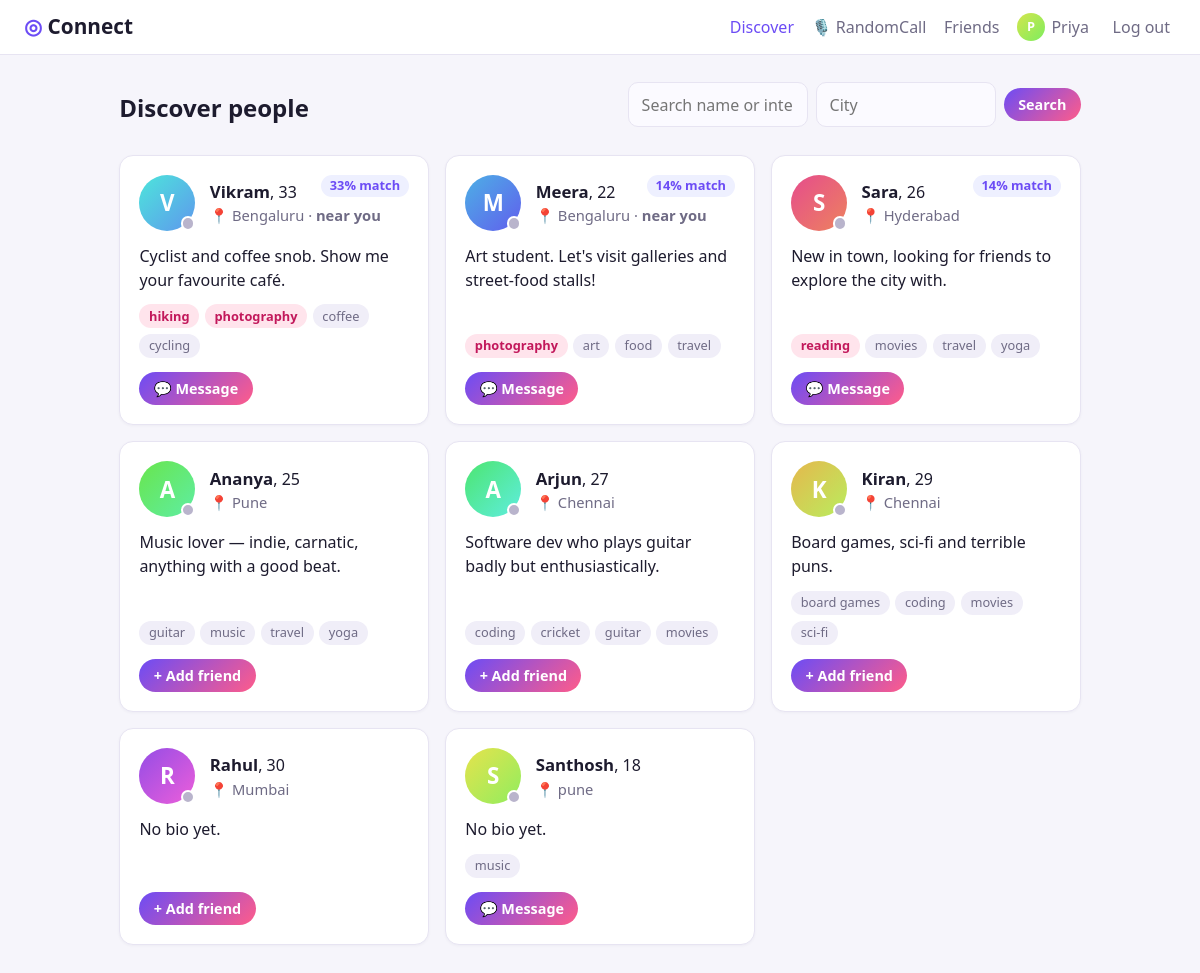
Screenshot of /discover (signed in) with the database file from the repository.
### tables this page shows
CREATE TABLE users (
    id            INTEGER PRIMARY KEY AUTOINCREMENT,
    username      TEXT UNIQUE NOT NULL,
    password_hash TEXT NOT NULL,
    display_name  TEXT NOT NULL,
    age           INTEGER NOT NULL,
    city          TEXT DEFAULT '',
    bio           TEXT DEFAULT '',
    interests     TEXT DEFAULT '',
    created_at    TEXT NOT NULL
, photo TEXT DEFAULT '', random_calls INTEGER NOT NULL DEFAULT 1);

### app.py (the view)
@app.route("/discover")
@login_required
def discover():
    me = g.user
    my_interests = parse_interests(me["interests"])
    my_city = (me["city"] or "").strip().lower()
    q = request.args.get("q", "").strip().lower()
    city = request.args.get("city", "").strip().lower()
    rows = get_db().execute(
        """SELECT * FROM users u
           WHERE u.id != ?
             AND NOT EXISTS (SELECT 1 FROM blocks b
                             WHERE (b.blocker_id = ? AND b.blocked_id = u.id)
                                OR (b.blocker_id = u.id AND b.blocked_id = ?))""",
        (me["id"], me["id"], me["id"]),
    ).fetchall()
    people = []
    for u in rows:
        ints = parse_interests(u["interests"])
        u_city = (u["city"] or "").strip().lower()
        if q and q not in u["display_name"].lower() and not any(q in i for i in ints):
            continue
        if city and city not in u_city:
            continue
        shared = my_interests & ints
        same_city = bool(my_city) and u_city == my_city
        union = my_interests | ints
        match = round(100 * len(shared) / len(union)) if union else 0
        people.append({
            "user": u,
            "shared": sorted(shared),
            "others": sorted(ints - shared),
            "same_city": same_city,
            "match": match,
            "score": len(shared) * 10 + (5 if same_city else 0),
            "status": friend_status(me["id"], u["id"]),
        })
    people.sort(key=lambda p: (-p["score"], p["user"]["display_name"].lower()))
    return render_template("discover.html", people=people, q=q, city=city)

### app.py (called while the page is built)
def get_db():
    if "db" not in g:
        g.db = sqlite3.connect(DB_PATH)
        g.db.row_factory = sqlite3.Row
        g.db.execute("PRAGMA foreign_keys = ON")
    return g.db

def parse_interests(text):
    return {t.strip().lower() for t in (text or "").split(",") if t.strip()}

def friendship_between(a, b):
    return get_db().execute(
        """SELECT * FROM friendships
           WHERE (requester_id = ? AND addressee_id = ?)
              OR (requester_id = ? AND addressee_id = ?)""",
        (a, b, b, a),
    ).fetchone()

def friend_status(me, other):
    f = friendship_between(me, other)
    if f is None:
        return None
    if f["status"] == "accepted":
        return "friends"
    return "sent" if f["requester_id"] == me else "received"

@app.before_request
def load_user_and_check_csrf():
    g.user = None
    uid = session.get("user_id")
    if uid:
        g.user = get_db().execute("SELECT * FROM users WHERE id = ?", (uid,)).fetchone()
        if g.user is None:
            session.clear()
    if "csrf" not in session:
        session["csrf"] = secrets.token_hex(16)
    if request.method == "POST":
        token = request.form.get("csrf") or request.headers.get("X-CSRF-Token") or ""
        if not secrets.compare_digest(token, session["csrf"]):
            abort(400, "Invalid or missing CSRF token")

def login_required(view):
    @wraps(view)
    def wrapped(*args, **kwargs):
        if g.user is None:
            return redirect(url_for("login", next=request.path))
        return view(*args, **kwargs)
    return wrapped

@app.context_processor
def inject_globals():
    ctx = {"csrf": session.get("csrf", ""), "pending_count": 0, "unread_count": 0,
           "is_online": lambda uid: uid in ONLINE}
    if g.get("user"):
        db = get_db()
        ctx["pending_count"] = db.execute(
            "SELECT COUNT(*) FROM friendships WHERE addressee_id = ? AND status = 'pending'",
            (g.user["id"],),
        ).fetchone()[0]
        ctx["unread_count"] = db.execute(
            "SELECT COUNT(*) FROM messages WHERE receiver_id = ? AND is_read = 0",
            (g.user["id"],),
        ).fetchone()[0]
    return ctx

### templates/discover.html (shortened to what this page needs)
{% extends "base.html" %}
{% block content %}
<div class="page-head">
  <h2>Discover people</h2>
  <form class="filters" method="get">
    <input name="q" value="{{ q }}" placeholder="Search name or interest">
    <input name="city" value="{{ city }}" placeholder="City">
    <button class="btn btn-small">Search</button>
  </form>
</div>
<div class="grid">
  {% for p in people %}
  {% set u = p.user %}
  <div class="card person">
    <div class="person-head">
      {{ avatar(u, "lg", presence=True) }}
      <div>
        <a class="name" href="{{ url_for('view_user', user_id=u.id) }}">{{ u.display_name }}</a>, {{ u.age }}
        <div class="muted">📍 {{ u.city or "Somewhere" }}{% if p.same_city %} · <b>near you</b>{% endif %}</div>
      </div>
      {% if p.match %}<span class="match">{{ p.match }}% match</span>{% endif %}
    </div>
    <p class="bio">{{ u.bio or "No bio yet." }}</p>
    <div class="tags">
      {% for t in p.shared %}<span class="tag shared">{{ t }}</span>{% endfor %}
      {% for t in p.others %}<span class="tag">{{ t }}</span>{% endfor %}
    </div>
    <div class="actions">
      {% with status = p.status, next_url = request.full_path %}{% include "_friend_button.html" %}{% endwith %}
    </div>
  </div>
  {% else %}
  <p class="muted">No one found. Try a different search, or invite your friends to join!</p>
  {% endfor %}
</div>
{% endblock %}

### templates/base.html (shortened to what this page needs)
{% macro avatar(u, size="md", presence=False) -%}
<span class="avatar avatar-{{ size }}" style="--h: {{ (u.id * 67) % 360 }}">
  {%- if u.photo %}<img src="{{ url_for('static', filename='uploads/' ~ u.photo) }}" alt="">{% else %}{{ u.display_name[:1] | upper }}{% endif -%}
  {%- if presence %}<i class="dot {{ 'on' if is_online(u.id) }}" data-presence="{{ u.id }}"></i>{% endif -%}
</span>
{%- endmacro %}
<!doctype html>
<html lang="en">
<head>
  <link rel="stylesheet" href="{{ url_for('static', filename='style.css') }}">
</head>
<body>
  <header class="topbar">
    <a class="brand" href="{{ url_for('index') }}"><span class="logo">◎</span> Connect</a>
    {% if g.user %}
    <nav>
      <a href="{{ url_for('discover') }}" class="{{ 'active' if request.endpoint == 'discover' }}">Discover</a>
      <a href="{{ url_for('randomcall') }}" class="{{ 'active' if request.endpoint == 'randomcall' }}">🎙️ RandomCall</a>
      <a href="{{ url_for('friends') }}" class="{{ 'active' if request.endpoint in ('friends', 'chat') }}">
        Friends
      </a>
      <a href="{{ url_for('edit_profile') }}" class="me {{ 'active' if request.endpoint == 'edit_profile' }}">
        {{ avatar(g.user, "sm") }} <span>{{ g.user.display_name }}</span>
      </a>
      <form method="post" action="{{ url_for('logout') }}" class="inline">
        <button class="link">Log out</button>
      </form>
    </nav>
    {% else %}
    <nav>
      <a href="{{ url_for('login') }}">Log in</a>
      <a class="btn btn-small" href="{{ url_for('register') }}">Join free</a>
    </nav>
    {% endif %}
  </header>
  <main class="container">
    {% block content %}{% endblock %}
  </main>
</body>
</html>

### templates/_friend_button.html (shortened to what this page needs)
{% if status == 'friends' %}
  <a class="btn btn-small" href="{{ url_for('chat', user_id=u.id) }}">💬 Message</a>
{% elif status == 'sent' %}
  <form method="post" action="{{ url_for('remove_friend', user_id=u.id) }}" class="inline">
    <input type="hidden" name="csrf" value="{{ csrf }}"><input type="hidden" name="next" value="{{ next_url }}">
    <button class="btn btn-small btn-ghost" title="Cancel request">Requested ✓</button>
  </form>
{% elif status == 'received' %}
  <form method="post" action="{{ url_for('accept_request', user_id=u.id) }}" class="inline">
    <input type="hidden" name="csrf" value="{{ csrf }}"><input type="hidden" name="next" value="{{ next_url }}">
    <button class="btn btn-small">Accept request</button>
  </form>
{% else %}
  <form method="post" action="{{ url_for('send_request', user_id=u.id) }}" class="inline">
    <button class="btn btn-small">+ Add friend</button>
  </form>
{% endif %}

### static/style.css (style rules this page uses)
:root { --bg: #f6f5fb; --card: #fff; --text: #1d1b2e; --muted: #6f6b85; --primary: #6c4cf5; --primary-2: #ff5c8a; --border: #e7e4f2; --ok: #e6f7ee; --err: #fde8ec; --info: #eef0ff; --radius: 14px; }
* { box-sizing: border-box; }
body { margin: 0; font-family: system-ui, -apple-system, "Segoe UI", Roboto, sans-serif; background: var(--bg); color: var(--text); line-height: 1.5; }
a { color: var(--primary); text-decoration: none; }
h2 { margin: 1.2rem 0 .8rem; }
.topbar { display: flex; align-items: center; justify-content: space-between; gap: 1rem; padding: .7rem 1.5rem; background: #fff; border-bottom: 1px solid var(--border); position: sticky; top: 0; z-index: 10; flex-wrap: wrap; }
.brand { font-weight: 800; font-size: 1.3rem; color: var(--text); }
.logo { color: var(--primary); }
.topbar nav { display: flex; align-items: center; gap: 1.1rem; flex-wrap: wrap; }
.topbar nav a { color: var(--muted); font-weight: 500; display: inline-flex; align-items: center; gap: .4rem; }
.topbar nav a.active { color: var(--primary); }
.container { max-width: 1000px; margin: 0 auto; padding: 1rem 1.2rem 3rem; }
.card { background: var(--card); border: 1px solid var(--border); border-radius: var(--radius); padding: 1.2rem; box-shadow: 0 1px 3px rgba(30, 20, 80, .04); }
.muted { color: var(--muted); font-size: .92rem; }
.inline { display: inline; margin: 0; }
.btn { display: inline-block; border: 0; cursor: pointer; font: inherit; font-weight: 600; color: #fff; background: linear-gradient(135deg, var(--primary), var(--primary-2)); padding: .6rem 1.2rem; border-radius: 999px; }
.btn-small { padding: .35rem .9rem; font-size: .9rem; }
button.link { background: none; border: 0; color: var(--muted); cursor: pointer; font: inherit; }
.avatar { --h: 260; display: inline-flex; align-items: center; justify-content: center; flex: none; border-radius: 50%; color: #fff; font-weight: 700; position: relative; background: linear-gradient(135deg, hsl(var(--h) 75% 60%), hsl(calc(var(--h) + 40) 80% 65%)); }
.avatar .dot { position: absolute; right: 0; bottom: 0; width: 26%; height: 26%; min-width: 9px; min-height: 9px; border-radius: 50%; background: #b9b4cc; border: 2px solid #fff; }
.avatar-sm { width: 28px; height: 28px; font-size: .8rem; }
.avatar-lg { width: 56px; height: 56px; font-size: 1.4rem; }
input, textarea { width: 100%; padding: .6rem .8rem; margin-top: .3rem; border: 1px solid var(--border); border-radius: 10px; font: inherit; background: #fbfaff; }
.page-head { display: flex; justify-content: space-between; align-items: center; gap: 1rem; flex-wrap: wrap; }
.filters { display: flex; gap: .5rem; align-items: center; }
.filters input { margin: 0; width: 180px; }
.grid { display: grid; grid-template-columns: repeat(auto-fill, minmax(290px, 1fr)); gap: 1rem; margin-top: 1rem; }
.person { display: flex; flex-direction: column; }
.person-head { display: flex; align-items: center; gap: .9rem; position: relative; }
.name { font-weight: 700; color: var(--text); font-size: 1.05rem; }
.match { position: absolute; right: 0; top: 0; font-size: .8rem; font-weight: 700; color: var(--primary); background: var(--info); padding: .1rem .55rem; border-radius: 999px; }
.bio { flex: 1; margin: .8rem 0; }
.tags { display: flex; flex-wrap: wrap; gap: .35rem; margin-bottom: .9rem; }
.tag { font-size: .8rem; padding: .15rem .6rem; border-radius: 999px; background: #f0eef8; color: var(--muted); }
.tag.shared { background: #ffe4ec; color: #c2185b; font-weight: 600; }
.actions { display: flex; gap: .5rem; flex-wrap: wrap; }

### rows the page displays
users: display_name "P", user.display_name "Priya"
users: display_name "V", display_name "Vikram", age "33", city "Bengaluru", bio "Cyclist and coffee snob. Show me your favourite café."
users: display_name "M", display_name "Meera", age "22", city "Bengaluru", bio "Art student. Let's visit galleries and street-food stalls!"
users: display_name "S", display_name "Sara", age "26", city "Hyderabad", bio "New in town, looking for friends to explore the city with."
users: display_name "A", display_name "Ananya", age "25", city "Pune", bio "Music lover — indie, carnatic, anything with a good beat."
users: display_name "A", display_name "Arjun", age "27", city "Chennai", bio "Software dev who plays guitar badly but enthusiastically."
users: display_name "K", display_name "Kiran", age "29", city "Chennai", bio "Board games, sci-fi and terrible puns."
users: display_name "R", display_name "Rahul", age "30", city "Mumbai", bio "No bio yet."
users: display_name "S", display_name "Santhosh", age "18", city "pune", bio "No bio yet."

### other values shown
{{ p.match }} "33" "14" "14"
{{ t }} "hiking" "photography" "photography" "reading"
{{ t }} "coffee" "cycling" "art" "food" "travel" "movies" "travel" "yoga" "guitar" "music" "travel" "yoga" "coding" "cricket" "guitar" "movies" "board games" "coding" "movies" "sci-fi" "music"
